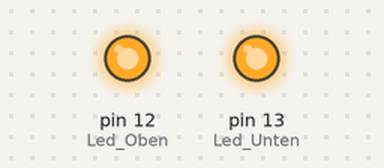
The sketch below on a simulated Arduino Uno, built with avr-gcc and run on an emulated ATmega328P. Parts: output pins drawn as LEDs (lit = HIGH).

Above: at 3.2 s.
At 15.6 s:
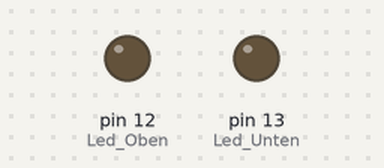
At 17.7 s:
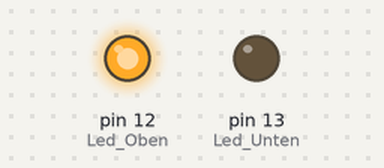
Timing chart, 0 to 19.5 s (numbered marks = the images above):
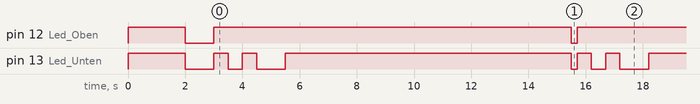

Measured:
- by itself, pin 12 (Led_Oben): repeats every 12.7 s: HIGH 12.5 s, LOW 0.20 s
- by itself, pin 13 (Led_Unten): repeats every 12.7 s: HIGH 0.50 s, LOW 0.50 s, HIGH 0.50 s, LOW 1.0 s, HIGH 10.0 s, LOW 0.20 s
- by itself, everything shown: repeats every 12.7 s, in 6 steps

The sketch:

Ufo.ino
```cpp
//Led Pins
int Led_Oben = 12;
int Led_Unten = 13;

void setup ()
{
  // Initialisierung Ausgangspins für die LEDs

  pinMode (Led_Oben, OUTPUT);
  pinMode (Led_Unten, OUTPUT);

  //Led Test
  oben(HIGH);
  unten(HIGH);
  delay(2000);
  oben(LOW);
  unten(LOW);
  delay(1000);

}

void loop () //Hauptprogrammschleife
{
   unten(HIGH);
   oben(HIGH);
   delay(500);
   unten(LOW);
   delay(500);
   unten(HIGH);
   delay(500);
   unten(LOW);
   delay(1000);
   unten(HIGH);
   delay(10000);
   oben(LOW);
   unten(LOW);
   delay(200);
}

void oben(boolean value){        //Funktion für Led in der Kuppel

    digitalWrite(Led_Oben, value);

}

void unten(boolean value){      // Funktion für Beam-Led

    digitalWrite(Led_Unten, value);

}
```
